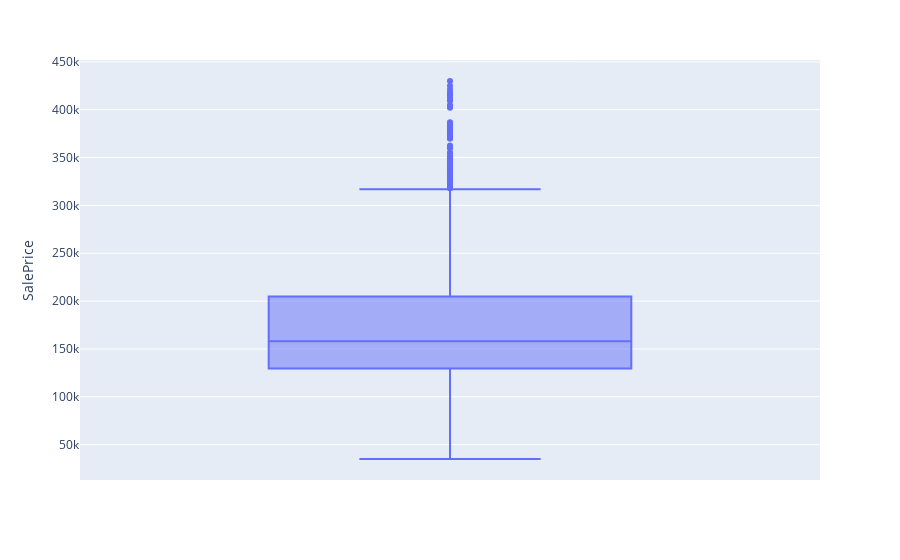

Notebook source saved alongside this figure:
### Code cell
px.box(train_justCondition,y='SalePrice')

### Figure 1 — Plotly figure (JSON) as saved in the notebook; plotly's stock layout.template omitted (floating-point values rounded to 4 significant figures; data arrays with more than 128 entries replaced by an {"elided": "..."} marker saying what was removed)
{"data": [{"alignmentgroup": "True", "hovertemplate": "SalePrice=%{y}<extra></extra>", "legendgroup": "", "marker": {"color": "#636efa"}, "name": "", "notched": false, "offsetgroup": "", "orientation": "v", "showlegend": false, "type": "box", "x0": " ", "xaxis": "x", "y": {"elided": "2392 int values"}, "y0": " ", "yaxis": "y"}], "layout": {"autosize": true, "boxmode": "group", "legend": {"tracegroupgap": 0}, "margin": {"t": 60}, "xaxis": {"anchor": "y", "autorange": true, "domain": [0, 1], "range": [-0.5, 0.5], "type": "category"}, "yaxis": {"anchor": "x", "autorange": true, "domain": [0, 1], "range": [13060.0, 451900.0], "title": {"text": "SalePrice"}, "type": "linear"}}}
